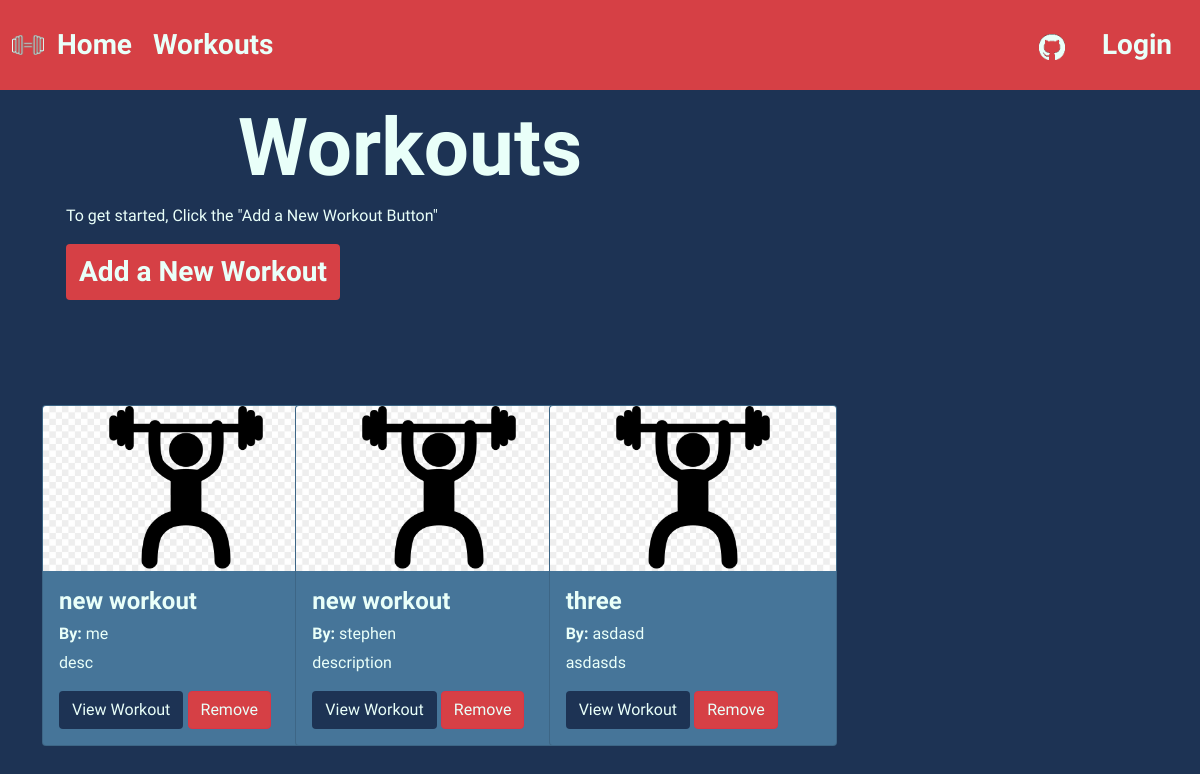
The page /workouts/ on the database as committed earlier.
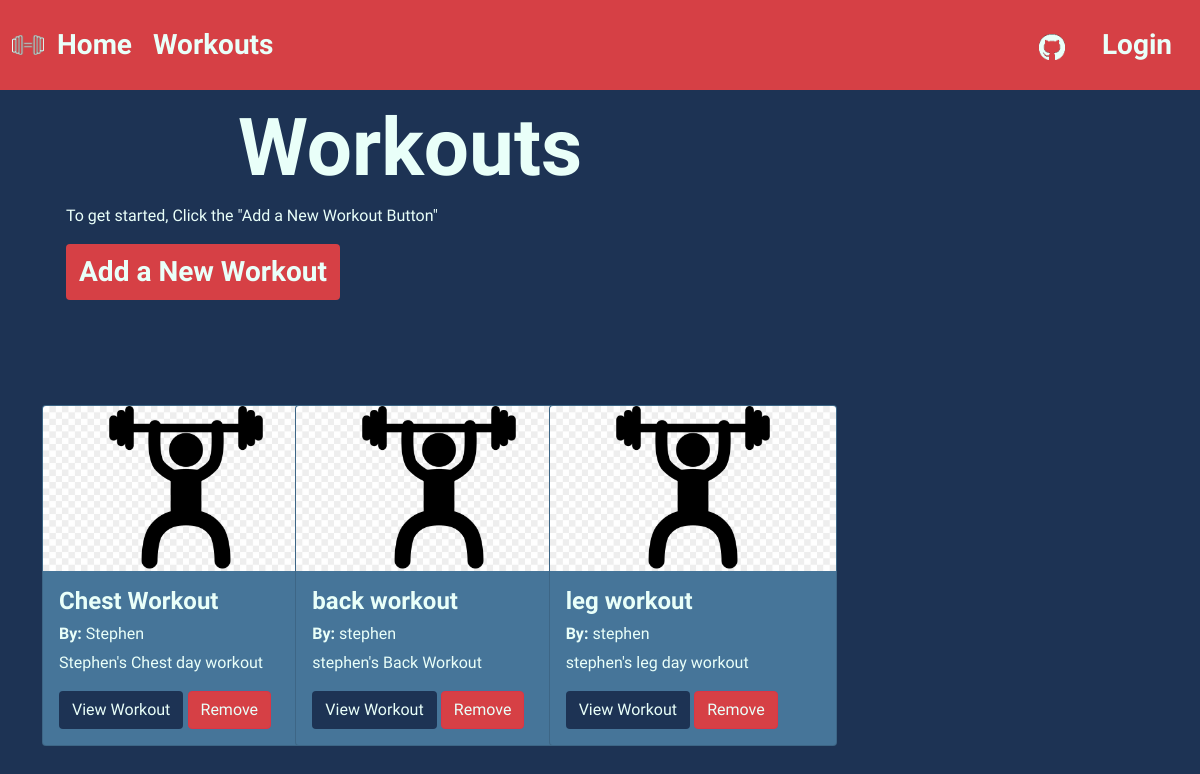
The same page on the database as committed later.
### workout_app/models.py (models this page shows, shortened)
class Workout(models.Model):
    workout_title = models.CharField(max_length=20)
    description = models.TextField(max_length=200)
    author = models.CharField(max_length=20)

### workout_app/views.py (the view)
# urls.py: path('workouts/',views.WorkoutListView.as_view(),name='workouts'),
class WorkoutListView(ListView):
    model = Workout

### workout_app/templates/workout_app/workout_list.html (shortened to what this page needs)
{% extends 'base.html' %}
{% load static %}
{% block content %}
    <div class="container">
        <h1 class="workouts-title">Workouts</h1>
        <p>To get started, Click the "Add a New Workout Button"</p>
        <a class='btn btn-addnew' href="{% url 'add_workout' %}">Add a New Workout</a>
    </div>
<div class="vertical-center">
    <div class="container-md-12">
        {% for workout in workout_list %}
        {% if forloop.first %}<div class="row">{% endif %}
        <div class="col-md-4">
                <div class="card" style="width: 18rem;">
                    <img src="{% static 'images/snatch.jpg' %}" class="card-img-top" alt="image not found">
                    <div class="card-body">
                        <h5 class="card-title">{{ workout.workout_title }}</h5>
                        <h6 class="card-author"><strong>By: </strong> {{ workout.author }}</h6>
                        <p class="card-text">{{ workout.description }}</p>
                        <a href="{% url 'workout_detail' workout.pk %}" class="btn btn-viewworkout">View Workout</a>
                        <button type="button" class="btn btn-danger btn-remove" data-bs-toggle="modal" data-bs-target="#removeModal">Remove</button>
                    </div>
                </div>
        </div>
        {% if forloop.counter|divisibleby:3 %}</div><div class="row">{% endif %}
        {% if forloop.last %}</div>{% endif %}
        {% endfor %}
    </div>
</div>
{% endblock %}

### workout_app/templates/base.html (shortened to what this page needs)
<!DOCTYPE html>
{% load static %}
<html lang="en">
<head>
    <link href="https://cdn.jsdelivr.net/npm/bootstrap@5.1.3/dist/css/bootstrap.min.css" rel="stylesheet">
    <link rel="stylesheet" type="text/css" href="{% static 'css/test.css' %}">
</head>
<body>
    <nav class="navbar navbar-expand-lg navbar-custom">
        <div class="container-fluid">
            <img class="custom-image" src="{% static "images/dumbbell2.svg" %}" alt="dumbbell" width="32" height="32">
          <div class="collapse navbar-collapse" id="navbarSupportedContent">
            <ul class="navbar-nav me-auto mb-2 mb-lg-0">
              <li class="nav-item">
                <a class="nav-link active" id="navbutton" aria-current="page" href="{% url 'home' %}">Home</a>
              </li>
              <li class="nav-item">
                  <a class="nav-link active" href="{% url 'workouts' %}">Workouts</a>
              </li>
            </ul>
            <div class="d-flex flex-row-reverse bd-highlight">
                <div class="p-2 bd-highlight">
                    <ul class="navbar-nav">
                        <li class="nav-item">
                            <a class="nav-link active" aria-current="page" href="{% url 'login' %}">Login</a>
                        </li>
                    </ul>
                </div>
                <div class="p-2 bd-highlight">
                    <ul class="navbar-nav">
                        <li class="nav-item">
                            <a class="nav-link active" aria-current="page" href="https://github.com/stephenv13/workout-tracker"><img src="{% static "images/github2.svg" %}" alt="github" width="26" height="26"></a>
                        </li>
                    </ul>
                </div>
              </div>
          </div>
        </div>
      </nav>
    <div class="content container">
        <div class="row">
            <div class="col-md-8">
                {% block content %}
                {% endblock %}
            </div>
        </div>
    </div>
</body>
</html>

### workout_app/static/css/test.css (style rules this page uses)
body { background-color: #1D3354; }
.vertical-center { min-height: 100%; min-height: 100%; display: flex; align-items: center; }
.card { margin-bottom: 10px; background-color: #467599; }
p { font-family: 'Koulen', cursive; color: #E9FFF9; }
.navbar-custom { background-color: #D64045; }
.nav-link { margin-left: 5px; font-size: 1.75rem; font-family: 'Koulen', cursive; font-weight: bold; color: #E9FFF9; }
.btn-started,.btn-addnew { font-family: 'Koulen', cursive; font-weight: bold; color: #E9FFF9; font-size: 1.75rem; background-color: #D64045; }
.workouts-title { margin-top: 10px; text-align: center; font-family: 'Koulen', cursive; font-weight: bold; font-size: 5rem; color: #E9FFF9; }
.card-title { font-size: 1.5rem; font-weight: bold; font-family: 'Koulen', cursive; color: #E9FFF9; }
.card-author,.card-text { font-size: 1rem; font-family: 'Koulen', cursive; color: #E9FFF9; }
.btn-viewworkout { font-family: 'Koulen', cursive; color: #E9FFF9; background-color: #1D3354; }
.btn-remove { font-family: 'Koulen', cursive; color: #E9FFF9; background-color: #D64045; }

Rows that differ between the two databases and show on the page:
removed Workout: workout_title "new workout", author "me", description "desc"
removed Workout: workout_title "new workout", author "stephen", description "description"
removed Workout: workout_title "three", author "asdasd", description "asdasds"
added Workout: workout_title "Chest Workout", author "Stephen", description "Stephen's Chest day workout"
added Workout: workout_title "back workout", author "stephen", description "stephen's Back Workout"
added Workout: workout_title "leg workout", author "stephen", description "stephen's leg day workout"
